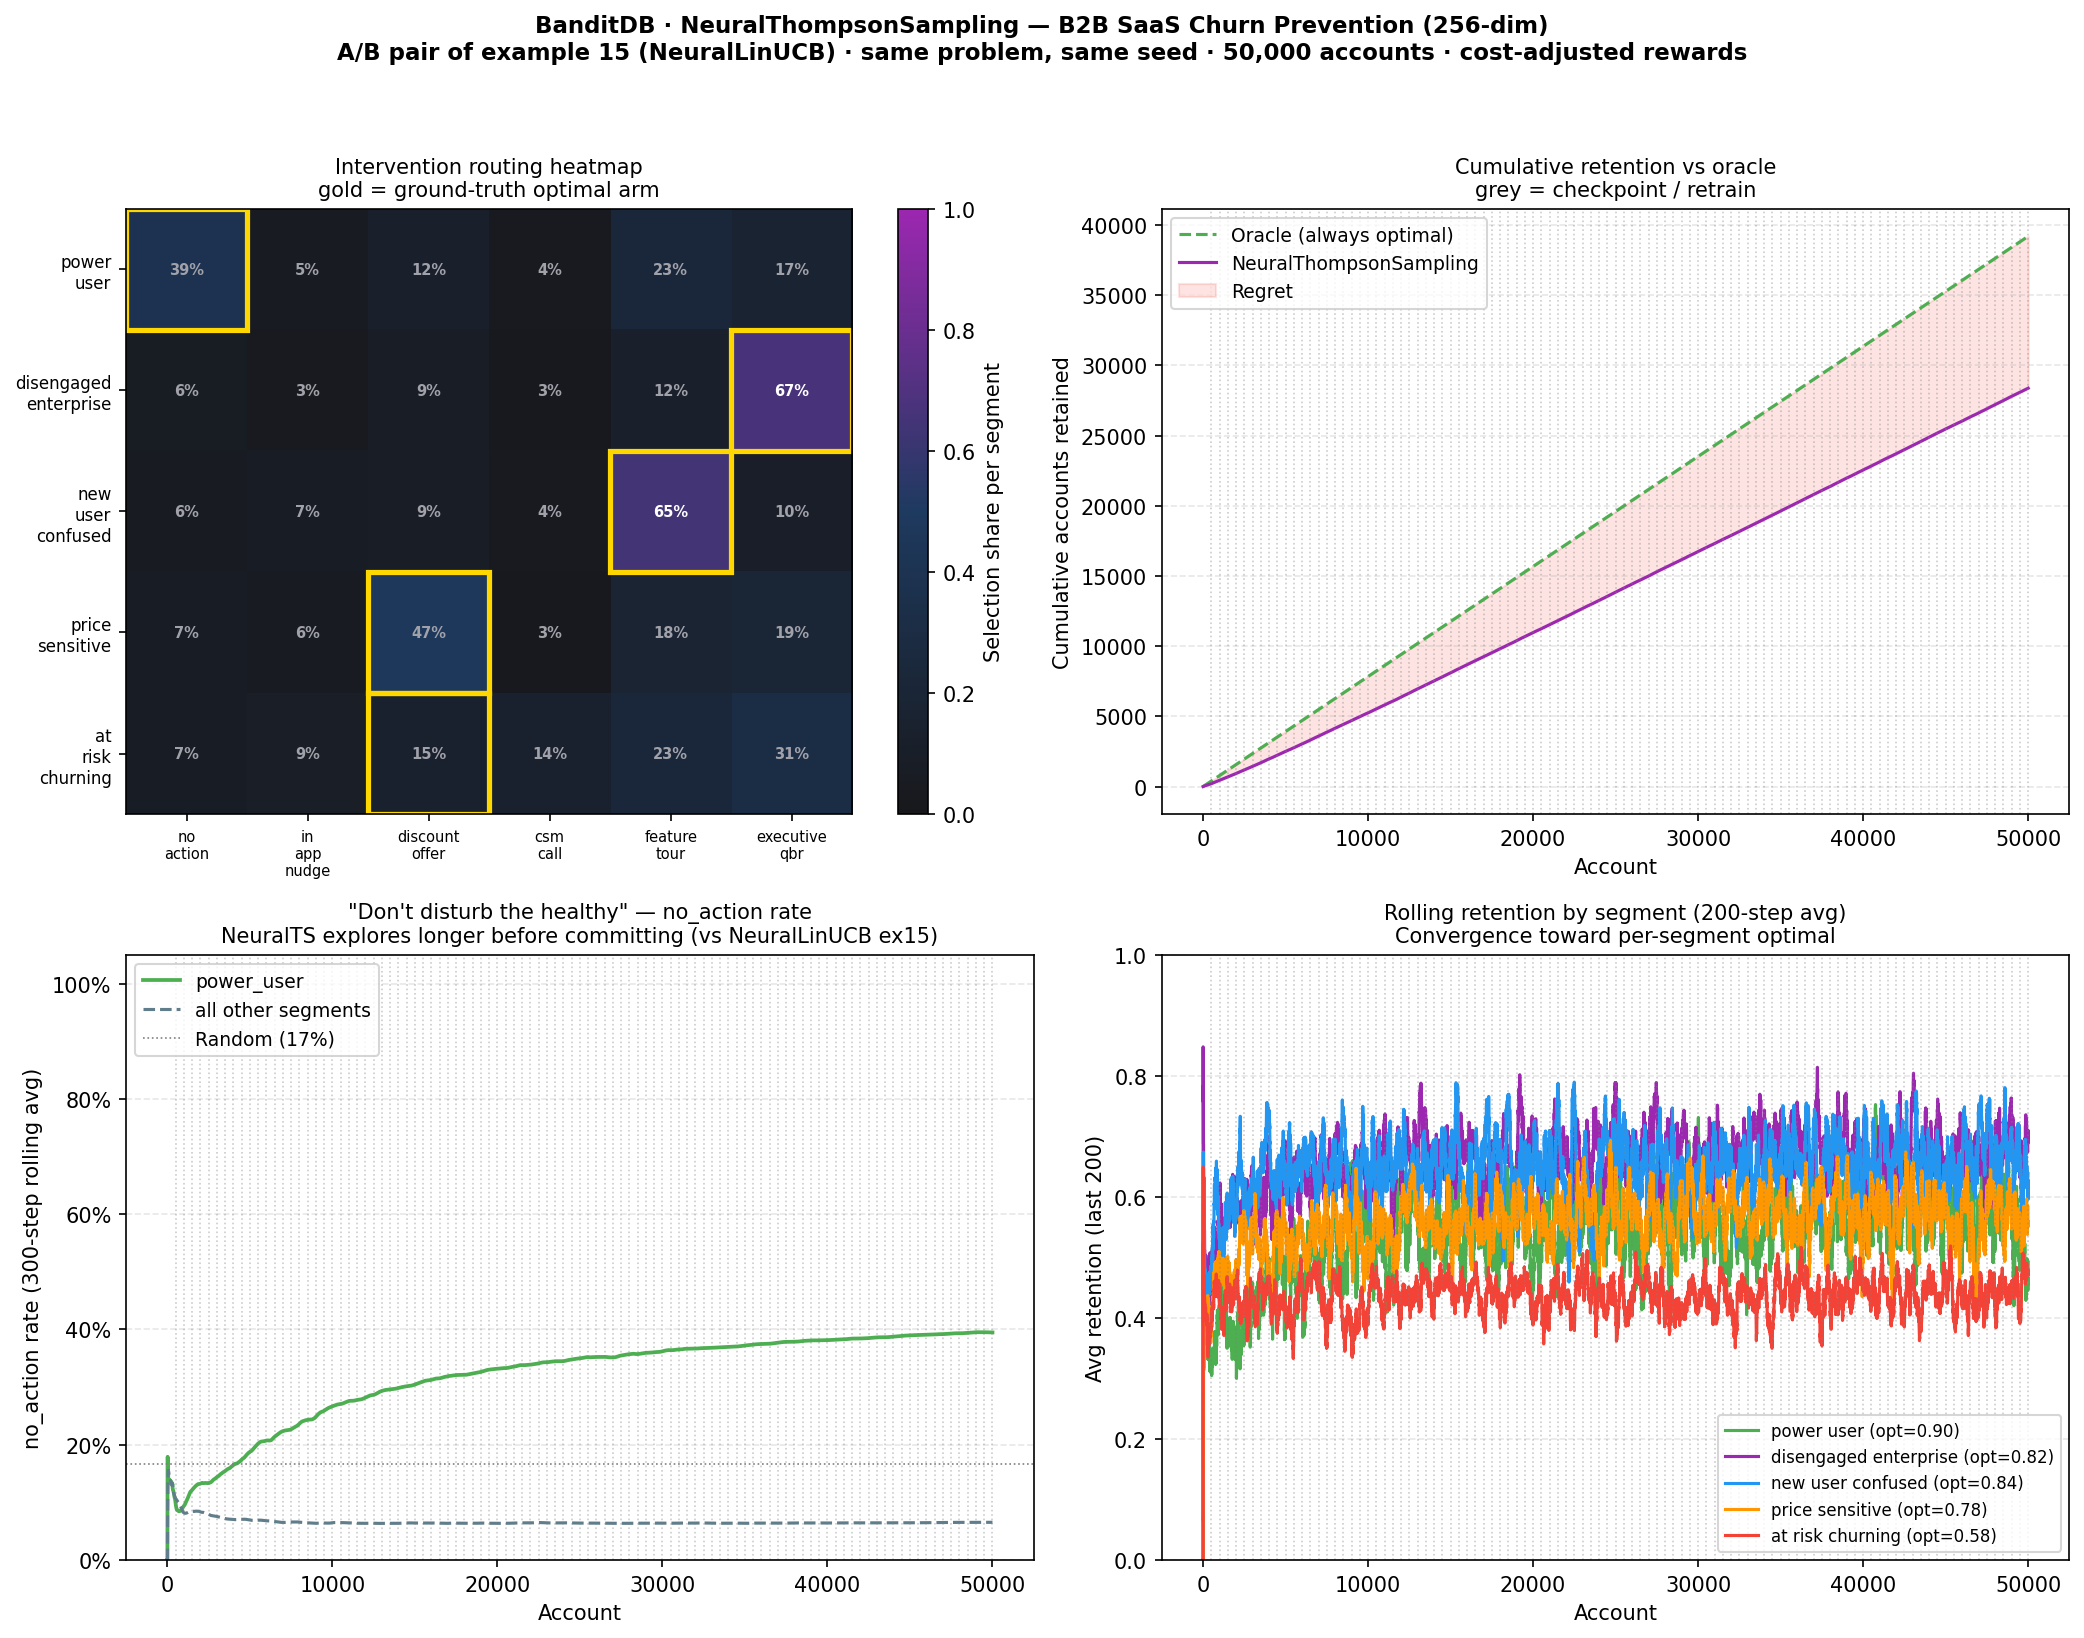

Write Python code to recreate this figure.
"""examples/17_neural_ts_vs_linucb_churn_256dim.py

B2B SaaS Churn Prevention — NeuralThompsonSampling on 256-dim sentence embeddings.

Identical setup to example 15 (NeuralLinUCB) — same domain, same segments, same reward
matrix, same context dim, same random seed, same iterations. Only the algorithm changes.
Run both and compare outputs directly for a clean A/B on the same problem.

── NeuralLinUCB vs NeuralThompsonSampling ───────────────────────────────────────

NeuralLinUCB   score = θᵀφ(x) + α√(φ(x)ᵀA⁻¹φ(x))   UCB — deterministic bound
NeuralTS       sample w ~ N(θ, σ²A⁻¹), score = wᵀφ(x)  Thompson — posterior draw

Same MLP embedding (256→32). Same retrain (Algorithm 2). Same A_inv/b per arm.
Only scoring differs. Expected difference:

  • NeuralTS explores more uniformly early → higher early regret
  • NeuralTS converges faster after 20K+ → higher oracle % at 50K
  • NeuralLinUCB commits faster to obvious dominant arms (e.g. power_user → no_action)

To compare fairly:
  1. Run example 15 first (NeuralLinUCB): it creates campaign "churn_256_v2"
  2. Run this example (NeuralTS): creates campaign "churn_256_nts_v1"
  3. Compare routing tables and performance sections side by side

── Production embedding (256-dim) ──────────────────────────────────────────────

Same as example 15 — replace make_context() with sentence-transformers or
OpenAI text-embedding-3-small. See example 15 docstring for the full snippet.

Requirements:
    pip install requests matplotlib numpy
    cargo build --features neural
    BANDITDB_API_KEY=<key> ./target/debug/banditdb

Run:
    BANDITDB_API_KEY=<key> python examples/17_neural_ts_vs_linucb_churn_256dim.py
"""

import os
import sys
import time
import random
import requests
import numpy as np
import matplotlib.pyplot as plt
import matplotlib.ticker as mtick
from matplotlib.colors import LinearSegmentedColormap

SCRIPT_DIR       = os.path.dirname(os.path.abspath(__file__))
DB_URL           = "http://localhost:8080"
API_KEY          = os.getenv("BANDITDB_API_KEY", "")
HEADERS          = {"X-Api-Key": API_KEY, "Content-Type": "application/json"}
CAMPAIGN_ID      = "churn_256_nts_v1"   # different from ex15 — runs side by side
CONTEXT_DIM      = 256    # identical to example 15
EMBED_DIM        = 32     # identical to example 15
N_ITERATIONS     = 50_000 # identical to example 15
CHECKPOINT_EVERY = 500
RANDOM_SEED      = 31     # identical to example 15 — same data stream, fair comparison

if not API_KEY:
    print("ERROR: set BANDITDB_API_KEY environment variable")
    sys.exit(1)

ARMS = [
    "no_action",
    "in_app_nudge",
    "discount_offer",
    "csm_call",
    "feature_tour",
    "executive_qbr",
]

SEGMENTS = [
    "power_user",
    "disengaged_enterprise",
    "new_user_confused",
    "price_sensitive",
    "at_risk_churning",
]

# Identical reward matrix to example 15 — fair comparison requires same ground truth.
REWARD_BASE = {
    "power_user": {
        "no_action":       0.90,
        "feature_tour":    0.48,
        "in_app_nudge":    0.25,
        "csm_call":        0.35,
        "executive_qbr":   0.22,
        "discount_offer":  0.15,
    },
    "disengaged_enterprise": {
        "executive_qbr":   0.82,
        "csm_call":        0.58,
        "feature_tour":    0.42,
        "in_app_nudge":    0.35,
        "discount_offer":  0.28,
        "no_action":       0.18,
    },
    "new_user_confused": {
        "feature_tour":    0.84,
        "in_app_nudge":    0.65,
        "csm_call":        0.55,
        "no_action":       0.22,
        "discount_offer":  0.18,
        "executive_qbr":   0.14,
    },
    "price_sensitive": {
        "discount_offer":  0.78,
        "executive_qbr":   0.48,
        "csm_call":        0.45,
        "in_app_nudge":    0.42,
        "feature_tour":    0.32,
        "no_action":       0.12,
    },
    "at_risk_churning": {
        "csm_call":        0.68,
        "discount_offer":  0.58,
        "executive_qbr":   0.52,
        "in_app_nudge":    0.42,
        "feature_tour":    0.30,
        "no_action":       0.04,
    },
}

CSM_COST = 0.15

# ---------------------------------------------------------------------------
# Memory footprint
# ---------------------------------------------------------------------------
linucb_bytes  = (CONTEXT_DIM ** 2 + 2 * CONTEXT_DIM) * 8 * len(ARMS)
neural_bytes  = (EMBED_DIM   ** 2 + 2 * EMBED_DIM)   * 8 * len(ARMS)
network_bytes = (CONTEXT_DIM * 128 + 128 +
                 128 * 64    + 64  +
                 64  * EMBED_DIM + EMBED_DIM) * 4
neural_total  = neural_bytes + network_bytes

print("── Memory footprint ─────────────────────────────────────────────────────────")
print(f"  Context dim:              {CONTEXT_DIM}   (256-dim sentence embedding)")
print(f"  Embed dim:                {EMBED_DIM}     ({CONTEXT_DIM}→{EMBED_DIM} compression, 8×)")
print(f"  Arms:                     {len(ARMS)}")
print(f"  LinUCB (naive):           {linucb_bytes / 1024:.0f} KB  ({CONTEXT_DIM}×{CONTEXT_DIM}×{len(ARMS)} matrices)")
print(f"  NeuralThompsonSampling:   {neural_total / 1024:.0f} KB  ({EMBED_DIM}×{EMBED_DIM}×{len(ARMS)} + MLP weights)")
print(f"  Reduction:                {linucb_bytes / neural_total:.0f}×")
print(f"  Retrains:                 every 100 rewards × {N_ITERATIONS//100} = {N_ITERATIONS//100} total", flush=True)
print()

# ---------------------------------------------------------------------------
# Context generation — identical to example 15 (same seed, same centers)
# ---------------------------------------------------------------------------
np_rng = np.random.default_rng(RANDOM_SEED)
rng    = random.Random(RANDOM_SEED)

SEGMENT_CENTERS = {s: np_rng.standard_normal(CONTEXT_DIM) for s in SEGMENTS}
for s in SEGMENTS:
    SEGMENT_CENTERS[s] /= np.linalg.norm(SEGMENT_CENTERS[s])

def make_context(segment: str) -> list:
    raw = SEGMENT_CENTERS[segment] + np_rng.standard_normal(CONTEXT_DIM) * 0.25
    return (raw / np.linalg.norm(raw)).tolist()

def oracle_reward(arm: str, segment: str) -> float:
    base = REWARD_BASE[segment][arm]
    if arm == "csm_call":
        base = max(0.0, base - CSM_COST)
    return max(0.0, min(1.0, base + rng.gauss(0, 0.08)))

def expected_optimal(segment: str) -> float:
    return max(
        (v - CSM_COST if a == "csm_call" else v)
        for a, v in REWARD_BASE[segment].items()
    )

optimal_arm = {
    s: max(ARMS, key=lambda a: REWARD_BASE[s][a] - (CSM_COST if a == "csm_call" else 0))
    for s in SEGMENTS
}

# ---------------------------------------------------------------------------
# HTTP helper
# ---------------------------------------------------------------------------
def post(url: str, json_body: dict) -> requests.Response:
    for attempt in range(8):
        r = requests.post(url, headers=HEADERS, json=json_body)
        if r.status_code != 429:
            return r
        time.sleep(1.5 ** attempt)
    return r

# ---------------------------------------------------------------------------
# Create campaign — NeuralThompsonSampling, identical config to ex15 NeuralLinUCB
# ---------------------------------------------------------------------------
resp = post(f"{DB_URL}/campaign", {
    "campaign_id": CAMPAIGN_ID,
    "arms":        ARMS,
    "feature_dim": 0,
    "alpha":       0.5,
    "algorithm": {
        "neural_thompson_sampling": {   # ← only change from example 15
            "context_dim":   CONTEXT_DIM,
            "embed_dim":     EMBED_DIM,
            "hidden_dim":    128,
            "hidden_layers": 2,
            "retrain_every": 100,
            "retrain_steps": 200,
            "learning_rate": 0.001,
            "lambda":        1.0,
        }
    },
    "metadata": {
        "use_case":        "b2b_saas_churn_prevention",
        "algorithm":       "NeuralThompsonSampling — A/B pair of example 15 NeuralLinUCB",
        "embedding_model": "all-MiniLM-L6-v2 (384→256 PCA) or text-embedding-3-small (256)",
        "context_source":  "usage_signals_email_support_crm_fused",
        "reward_signal":   "account_retained_within_30_days",
        "cost_adjustment": "csm_call -0.15 (~$200/account)",
    },
})

if resp.status_code == 422:
    print("ERROR: NeuralThompsonSampling not compiled. Run: cargo build --features neural")
    sys.exit(1)
elif resp.status_code not in (200, 201, 409):
    print(f"Unexpected status {resp.status_code}: {resp.text}")
    sys.exit(1)

# ---------------------------------------------------------------------------
# Simulation loop — identical to example 15
# ---------------------------------------------------------------------------
selection_matrix = {s: {a: 0 for a in ARMS} for s in SEGMENTS}

noact_counts = {"power_user": 0, "other": 0}
noact_totals = {"power_user": 0, "other": 0}
noact_rate_pu = []
noact_rate_ot = []
NOACT_WINDOW  = 300

cum_reward     = 0.0
cum_optimal    = 0.0
cum_reward_log = []
cum_regret_log = []
checkpoint_steps = []
iterations     = []

WINDOW = 200
reward_window  = {s: [] for s in SEGMENTS}
rolling_reward = {s: [] for s in SEGMENTS}

print(f"Running {N_ITERATIONS:,} iterations — {CONTEXT_DIM}-dim context — "
      f"retrain every 100 rewards — checkpoint log every {CHECKPOINT_EVERY} …", flush=True)
print(f"{'Iter':>6}  {'':12}  {'Cum regret':>12}  "
      f"{'no_action (power)':>18}  {'no_action (other)':>17}")
print("─" * 74, flush=True)

for i in range(1, N_ITERATIONS + 1):
    segment = rng.choice(SEGMENTS)
    context = make_context(segment)

    resp = post(f"{DB_URL}/predict", {"campaign_id": CAMPAIGN_ID, "context": context})
    body = resp.json()
    if "arm_id" not in body:
        print(f"  WARN step {i}: {resp.status_code} {body}", flush=True)
        continue
    arm = body["arm_id"]
    iid = body["interaction_id"]

    r = oracle_reward(arm, segment)
    post(f"{DB_URL}/reward", {"interaction_id": iid, "reward": round(r, 4)})

    selection_matrix[segment][arm] += 1

    key = "power_user" if segment == "power_user" else "other"
    noact_totals[key] += 1
    if arm == "no_action":
        noact_counts[key] += 1

    noact_rate_pu.append(noact_counts["power_user"] / max(noact_totals["power_user"], 1))
    noact_rate_ot.append(noact_counts["other"]      / max(noact_totals["other"],      1))

    for s in SEGMENTS:
        reward_window[s].append(r if s == segment else None)
        vals = [v for v in reward_window[s][-WINDOW:] if v is not None]
        rolling_reward[s].append(sum(vals) / len(vals) if vals else 0.0)

    cum_reward  += r
    cum_optimal += expected_optimal(segment)
    iterations.append(i)
    cum_reward_log.append(cum_reward)
    cum_regret_log.append(cum_optimal - cum_reward)

    if i % CHECKPOINT_EVERY == 0:
        post(f"{DB_URL}/checkpoint", {})
        checkpoint_steps.append(i)
        pu_rate = noact_counts["power_user"] / max(noact_totals["power_user"], 1)
        ot_rate = noact_counts["other"]      / max(noact_totals["other"],      1)
        print(f"{i:>6}  {'checkpoint':^12}  "
              f"{cum_optimal - cum_reward:>12.1f}  "
              f"{pu_rate:>17.1%}  {ot_rate:>16.1%}", flush=True)

print(flush=True)
print("Done.  Rendering charts …", flush=True)

# ---------------------------------------------------------------------------
# Charts
# ---------------------------------------------------------------------------
ARM_COLORS = {
    "no_action":       "#607D8B",
    "in_app_nudge":    "#34D399",
    "discount_offer":  "#F44336",
    "csm_call":        "#FF9800",
    "feature_tour":    "#4CAF50",
    "executive_qbr":   "#9C27B0",
}
SEGMENT_COLORS = {
    "power_user":            "#4CAF50",
    "disengaged_enterprise": "#9C27B0",
    "new_user_confused":     "#2196F3",
    "price_sensitive":       "#FF9800",
    "at_risk_churning":      "#F44336",
}

def add_ckpts(ax):
    for s in checkpoint_steps:
        ax.axvline(s, color="grey", linestyle=":", linewidth=0.8, alpha=0.4)

def smoothed(series, w=300):
    return [sum(series[max(0, k - w):k + 1]) / min(k + 1, w)
            for k in range(len(series))]

fig, axes = plt.subplots(2, 2, figsize=(14, 11))
fig.suptitle(
    "BanditDB · NeuralThompsonSampling — B2B SaaS Churn Prevention (256-dim)\n"
    f"A/B pair of example 15 (NeuralLinUCB) · same problem, same seed · "
    f"{N_ITERATIONS:,} accounts · cost-adjusted rewards",
    fontsize=11, fontweight="bold", y=0.99,
)

# ── Panel A: Intervention routing heatmap ────────────────────────────────────
ax = axes[0, 0]
matrix   = np.array([[selection_matrix[s][a] for a in ARMS] for s in SEGMENTS], dtype=float)
row_sums = matrix.sum(axis=1, keepdims=True)
norm_m   = np.divide(matrix, row_sums, where=row_sums > 0)
cmap = LinearSegmentedColormap.from_list("bdb", ["#18181b", "#1e3a5f", "#9C27B0"])
im   = ax.imshow(norm_m, cmap=cmap, vmin=0, vmax=1, aspect="auto")
ax.set_xticks(range(len(ARMS)))
ax.set_yticks(range(len(SEGMENTS)))
ax.set_xticklabels([a.replace("_", "\n") for a in ARMS], fontsize=7)
ax.set_yticklabels([s.replace("_", "\n") for s in SEGMENTS], fontsize=8)
ax.set_title("Intervention routing heatmap\ngold = ground-truth optimal arm", fontsize=10)
plt.colorbar(im, ax=ax, label="Selection share per segment")
for r, s in enumerate(SEGMENTS):
    for c, a in enumerate(ARMS):
        pct   = norm_m[r, c] * 100
        color = "white" if norm_m[r, c] > 0.5 else "#a1a1aa"
        ax.text(c, r, f"{pct:.0f}%", ha="center", va="center",
                fontsize=7, color=color, fontweight="bold")
    opt_c = ARMS.index(optimal_arm[s])
    ax.add_patch(plt.Rectangle((opt_c - 0.5, r - 0.5), 1, 1,
                                fill=False, edgecolor="gold", linewidth=2.5))

# ── Panel B: Cumulative reward vs oracle ─────────────────────────────────────
ax = axes[0, 1]
oracle_log = [(i + 1) * sum(expected_optimal(s) for s in SEGMENTS) / len(SEGMENTS)
              for i in range(len(iterations))]
ax.plot(iterations, oracle_log,     label="Oracle (always optimal)",
        color="#4CAF50", linestyle="--", linewidth=1.5)
ax.plot(iterations, cum_reward_log, label="NeuralThompsonSampling",
        color="#9C27B0", linewidth=1.5)
ax.fill_between(iterations, cum_reward_log, oracle_log,
                alpha=0.15, color="#F44336", label="Regret")
add_ckpts(ax)
ax.set_title("Cumulative retention vs oracle\ngrey = checkpoint / retrain", fontsize=10)
ax.set_xlabel("Account")
ax.set_ylabel("Cumulative accounts retained")
ax.legend(fontsize=9)
ax.grid(axis="y", linestyle="--", alpha=0.3)

# ── Panel C: "Don't disturb the healthy" ─────────────────────────────────────
ax = axes[1, 0]
sm_pu = smoothed(noact_rate_pu, w=NOACT_WINDOW)
sm_ot = smoothed(noact_rate_ot, w=NOACT_WINDOW)
ax.plot(iterations, sm_pu, label="power_user",
        color=SEGMENT_COLORS["power_user"], linewidth=1.8)
ax.plot(iterations, sm_ot, label="all other segments",
        color="#607D8B", linewidth=1.5, linestyle="--")
ax.axhline(1 / len(ARMS), color="grey", linewidth=0.8, linestyle=":",
           label=f"Random ({1/len(ARMS):.0%})")
add_ckpts(ax)
ax.set_title(
    '"Don\'t disturb the healthy" — no_action rate\n'
    "NeuralTS explores longer before committing (vs NeuralLinUCB ex15)",
    fontsize=10,
)
ax.set_xlabel("Account")
ax.set_ylabel(f"no_action rate ({NOACT_WINDOW}-step rolling avg)")
ax.set_ylim(0, 1.05)
ax.yaxis.set_major_formatter(mtick.PercentFormatter(xmax=1))
ax.legend(fontsize=9)
ax.grid(axis="y", linestyle="--", alpha=0.3)

# ── Panel D: Rolling retention per segment ───────────────────────────────────
ax = axes[1, 1]
for s in SEGMENTS:
    ax.plot(iterations, rolling_reward[s],
            label=f"{s.replace('_', ' ')} (opt={expected_optimal(s):.2f})",
            color=SEGMENT_COLORS[s], linewidth=1.5)
add_ckpts(ax)
ax.set_title(
    f"Rolling retention by segment ({WINDOW}-step avg)\n"
    "Convergence toward per-segment optimal",
    fontsize=10,
)
ax.set_xlabel("Account")
ax.set_ylabel(f"Avg retention (last {WINDOW})")
ax.set_ylim(0.0, 1.0)
ax.legend(fontsize=8)
ax.grid(axis="y", linestyle="--", alpha=0.3)

plt.tight_layout(rect=[0, 0, 1, 0.96])
out = os.path.join(SCRIPT_DIR, "17_neural_ts_vs_linucb_churn_256dim.png")
plt.savefig(out, dpi=150, bbox_inches="tight")
print(f"Chart saved → {out}", flush=True)

# ---------------------------------------------------------------------------
# Routing table
# ---------------------------------------------------------------------------
print("\n── Learned intervention routing table ───────────────────────────────────────")
arm_labels = [a[:13].ljust(13) for a in ARMS]
print(f"{'Segment':<28}" + "".join(f"{l:>14}" for l in arm_labels))
print("─" * (28 + 14 * len(ARMS)))
for s in SEGMENTS:
    total = sum(selection_matrix[s].values())
    row   = f"{s.replace('_', ' '):<28}"
    for a in ARMS:
        pct  = selection_matrix[s][a] / max(total, 1) * 100
        star = "★" if a == optimal_arm[s] else " "
        row += f"{pct:>12.1f}%{star}"
    print(row)
print("\n★ = ground-truth optimal (cost-adjusted)")

model_avg  = cum_reward_log[-1] / N_ITERATIONS
random_avg = sum(
    sum((v - CSM_COST if a == "csm_call" else v) for v in seg.values()) / len(ARMS)
    for seg in REWARD_BASE.values()
) / len(SEGMENTS)
oracle_avg = sum(expected_optimal(s) for s in SEGMENTS) / len(SEGMENTS)
norm_improvement = (model_avg - random_avg) / max(oracle_avg - random_avg, 1e-9)

print(f"\n── Performance ──────────────────────────────────────────────────────────────")
print(f"  Oracle avg reward:    {oracle_avg:.3f}")
print(f"  Model avg reward:     {model_avg:.3f}  ({(model_avg/oracle_avg)*100:.0f}% of oracle)")
print(f"  Random avg reward:    {random_avg:.3f}")
print(f"  vs random:            {((model_avg - random_avg)/random_avg)*100:+.0f}%")
print(f"  Normalized improvement: {norm_improvement:.1%}")

# NeuralLinUCB reference (example 15 @ 50K)
linucb_model_avg  = 0.553
linucb_norm_impr  = 0.362
print(f"\n── A/B vs example 15 (NeuralLinUCB @ {N_ITERATIONS//1000}K) ──────────────────────────────────")
print(f"  NeuralLinUCB    model avg: {linucb_model_avg:.3f}  normalized: {linucb_norm_impr:.1%}")
print(f"  NeuralTS        model avg: {model_avg:.3f}  normalized: {norm_improvement:.1%}")
delta = norm_improvement - linucb_norm_impr
winner = "NeuralThompsonSampling" if delta > 0 else "NeuralLinUCB"
print(f"  Δ normalized improvement: {delta:+.1%}  → {winner} wins")

pu_final = noact_counts["power_user"] / max(noact_totals["power_user"], 1)
ot_final = noact_counts["other"]      / max(noact_totals["other"],      1)
linucb_pu = 0.463  # example 15 @ 50K
print(f"\n── \"Don't disturb the healthy\" ──────────────────────────────────────────────")
print(f"  no_action — power_user (NeuralTS):     {pu_final:.1%}")
print(f"  no_action — power_user (NeuralLinUCB): {linucb_pu:.1%}  (example 15)")
print(f"  no_action — all others:                {ot_final:.1%}")
print(f"  random baseline:                       {1/len(ARMS):.1%}")
if pu_final > linucb_pu:
    print("  ✓ NeuralTS learned power_user → no_action better than NeuralLinUCB")
else:
    print("  — NeuralLinUCB committed to power_user → no_action faster (UCB advantage)")

print(f"\n── Memory ───────────────────────────────────────────────────────────────────")
print(f"  Naive LinUCB:              {linucb_bytes/1024:.0f} KB")
print(f"  NeuralThompsonSampling:    {neural_total/1024:.0f} KB  ({linucb_bytes//neural_total}× smaller)")
print(f"\n── Retrain cadence ──────────────────────────────────────────────────────────")
print(f"  {N_ITERATIONS // 100} retrains over {N_ITERATIONS:,} iterations  "
      f"(every 100 rewards, 200 gradient steps each)")
